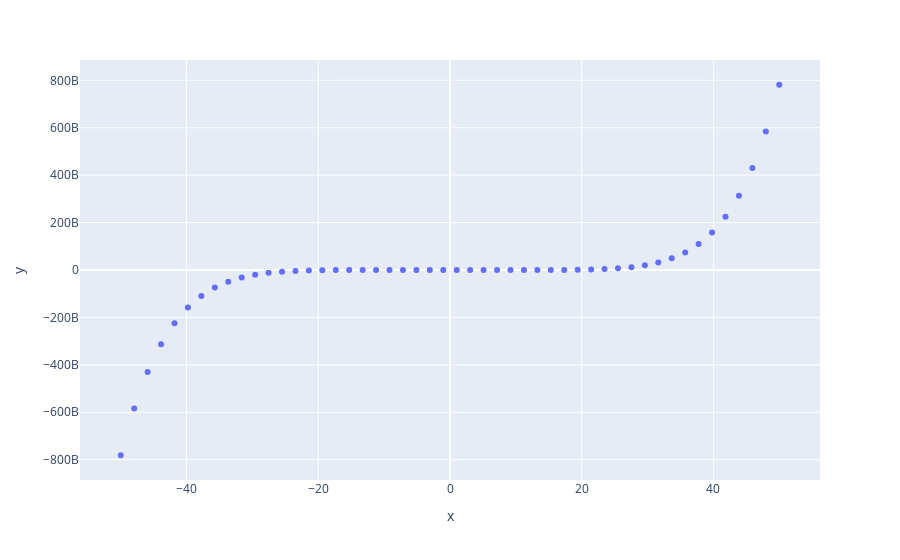

Source (notebook cell):
### Code cell
import numpy as np
import plotly.express as px

# x-axis data points
x = np.linspace(start=-50, stop=50)

# y-axis data points
y = x ** 7

# define the plot
fig = px.scatter(x=x, y=y)

fig.show()
